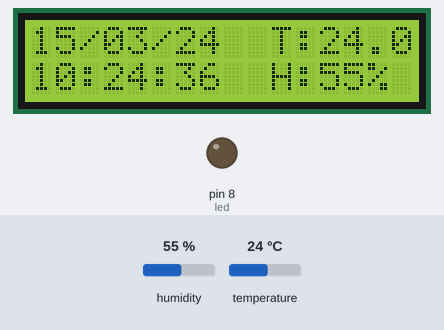
Bench run of a sketch on a simulated Arduino Uno, built with avr-gcc and run on an emulated ATmega328P. Shown: 16×2 character LCD, output pins drawn as LEDs (lit = HIGH). The test bench sets the inputs (shaded band); at power-on: temperature 24 °C, humidity 55 %. The local clock reads 2024-03-15 10:24:30 at power-on unless the sketch sets it.

Above: at 6.4 s.
6.5 s: temperature set to 11 °C
At 8.8 s:
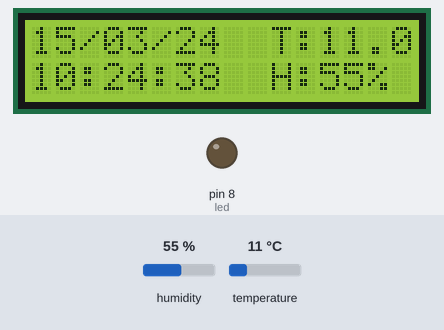
9.5 s: temperature set to 8 °C
At 12.3 s:
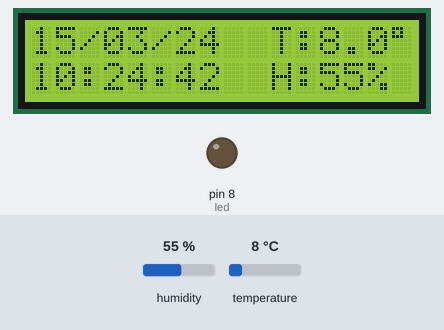
15.4 s: humidity set to 22 %
At 17.8 s:
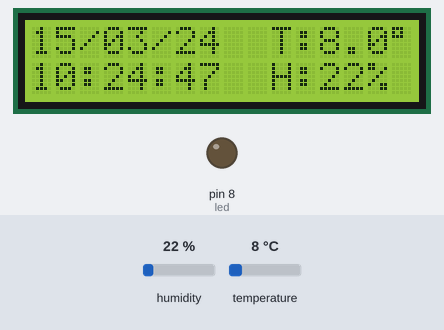
18.5 s: humidity set to 40 %
At 21.4 s:
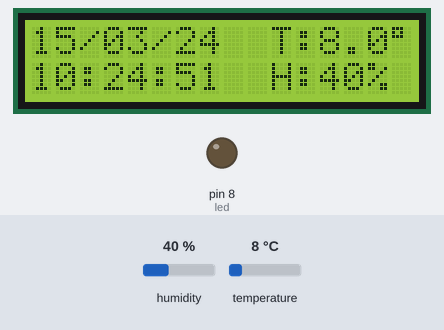
Timing chart, 0 to 22.9 s (numbered marks = the images above; inputs shaded):
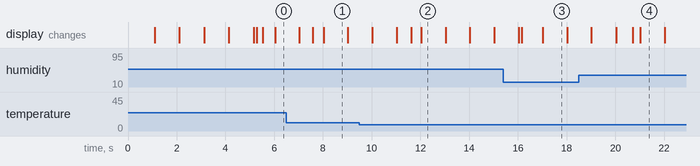

The sketch:

DHT11_LCD_TIMER_V1.0.ino
```cpp
/* Se modificaron:
   - i2c para LCD
   - Tiempos sin interrupciones
   - Se quitaron los delays
   - Se agregó mensaje de bienvenida
*/

//#include <EEPROM.h> // Habilitar si se quiere setear los valores de temperatura
//#include <LiquidCrystal.h>// include the library code
#include "DHT.h"
#include <LiquidCrystal_I2C.h>
#include <Wire.h>
LiquidCrystal_I2C lcd(0x27, 16, 2); //Direccion de LCD, Pines A4 (SDA) y A5 (SCL)

//------------------------------DHT

#define DHTPIN 2  //Pin al que deber ser conectado el DHT11
#define DHTTYPE DHT11  //DHT 22  (AM2302), AM2321
DHT dht(DHTPIN, DHTTYPE);

//------------------------------RELOJ

#include "RTClib.h"
RTC_DS1307 RTC;

//------------------------------E/S

#define led 8   //Pin para usar de salida de actuacion

//------------------------------Variables

byte second, minute, hour, dayOfWeek, dayOfMonth, month, year;
float h ;  // humedad (Número entero)
float t ; // Temperatura (Celsius)
float f ; // Temperatura (Farenheit)

/**************Seteo de Tiempos*************/

//------------------------------Monitor

unsigned long previousMillis = 0;
const long interval = 250 ;

//------------------------------Reloj
/*
unsigned long previousMillis_1 = 0 ;
const long interval_1 = 150;
*/
//------------------------------DHT11

unsigned long previousMillis_2 = 0 ;
const long interval_2 = 250 ;

void setup() {

//------------------------------E/S

  pinMode (led, OUTPUT); // LED de encendido / apagado

  //----Mensaje de Bienvenida----//

  lcd.init();
  lcd.backlight();
  lcd.setCursor(2, 0);
  lcd.print("ElectroLEC");

  lcd.setCursor(2, 1);
  lcd.print(" Cargando.");
  delay(1000);
  lcd.setCursor(2, 1);
  lcd.print(" Cargando..");
  delay(1000);
  lcd.setCursor(2, 1);
  lcd.print(" Cargando...");
  delay(1000);
  lcd.clear();

  lcd.setCursor(2, 0);
  lcd.print("ElectroLEC");

  lcd.setCursor(2, 1);
  lcd.print(" Cargando.");
  delay(1000);
  lcd.setCursor(2, 1);
  lcd.print(" Cargando..");
  delay(1000);
  lcd.setCursor(2, 1);
  lcd.print(" Cargando...");
  delay(100);
  lcd.clear();

//------------------------------Iniciamos DHT

  dht.begin();

//------------------------------Iniciamos el Reloj y comprobamos que funcione

if (! RTC.isrunning()) // se verifica si el modulo rtc esta en funcionamiento, de lo contrario, se imprime: RTC is NOT running!
          {
          lcd.println("RTC is NOT running!");
          delay(10000);
          }
          // RTC.adjust(DateTime(__DATE__, __TIME__)); // SI SE HABILITA, CADA VEZ QUE SE APAGA VUELVE A LA HROA QUE SE CREO EL PROGRAMA
}

void loop()       {


//------------------------------Monitor

  unsigned long currentMillis = millis();

  if (currentMillis - previousMillis >= interval) {
    previousMillis = currentMillis;
    Monitor ();
  }

//------------------------------Reloj

 mostrarRTCLCD(); // Sin tiempos para que el segundero Funcione
/*
  unsigned long currentMillis_1 = millis();

  if (currentMillis_1 - previousMillis_1 >= interval_1) {
    previousMillis_1 = currentMillis_1;
    Seteo ();
  }
*/
//------------------------------DHT11


  unsigned long currentMillis_2 = millis();

  if (currentMillis_2 - previousMillis_2 >= interval_2) {
    previousMillis_2 = currentMillis_2;
    SensorTemp_Hum ();
  }
}

/**************Funciones*************/

  void Monitor (){

  lcd.setCursor(10,0);
  lcd.print("T:");
  lcd.print(t,1);
  lcd.print ((char)223);
  lcd.print("C");
  lcd.setCursor(10,1);
  lcd.print("H:");
  lcd.print(h,0);
  lcd.print("%");
 }


void SensorTemp_Hum (){

      if (isnan(h) || isnan(t) || isnan(f)){
        lcd.print("error sensor DHT !");
        return;
          }

   h = dht.readHumidity();  // Humedad (Se cambio a número entero para los fines de ahorrar espacio en la pantalla LCD)
   t = dht.readTemperature();  // Celcius
   f = dht.readTemperature(true);  // Fahrenheit
  }

void mostrarRTCLCD() //Funcion que lee los datos de modulo RTC y despues los imprime en el display
{
    DateTime now = RTC.now(); //obtiene datos del modulo RTC
    //lcd.clear();
    lcd.setCursor(0,0);
    if(now.day() < 10)
    {
    lcd.print("0");
    }
    lcd.print(now.day(), DEC); //imprime dia
    lcd.print('/');
    if(now.month() < 10)
    {
    lcd.print("0");
    }
    lcd.print(now.month(), DEC); //imprime mes
    lcd.print('/');
    lcd.print(now.year()-2000, DEC);  //imprime el año

    lcd.setCursor(0,1);
    if(now.hour() < 10)
    {
    lcd.print("0");
    }
    lcd.print(now.hour(), DEC); //imprime hora
    lcd.print(':');
    if(now.minute() < 10)
    {
    lcd.print("0");
    }
    lcd.print(now.minute(), DEC); //imprime minutos
    lcd.print(':');
    if(now.second() < 10)
    {
    lcd.print("0");
    }
    lcd.print(now.second(), DEC); //imprime segundos
    }
```

Measured:
- the behaviour switches between 10 and 9 °C on temperature (found by bisection; images 1 and 2)
- after the input at 9.5 s, the display: first differs from a run without the input after 2.1 s (image 2 shows a later state)
- what the display in image 2 shows lasts 1.0 s, from 12.0 s to 13.0 s
